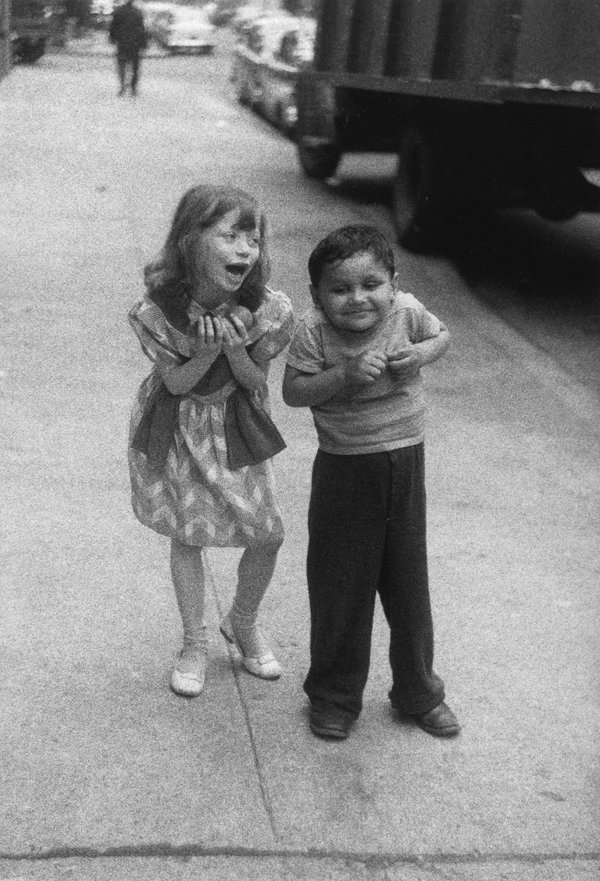
#> input picture strip_register_test/kids.jpg, 600 x 881 px
$ python test.py   (older library calls are emulated)
#> lines starting #> are read from the running program, lines starting #| are printed output that depends on the picture
from octopod import utils
import numpy as np
from scipy.misc import imread
from matplotlib import pyplot as plt

#im = np.load('../../raster_tools/images/grass.npy')
im = imread('./kids.jpg')
#> im is the input picture: shape (881, 600); min 12, max 255, mean 135.5

ref = im[200:500,100:400]
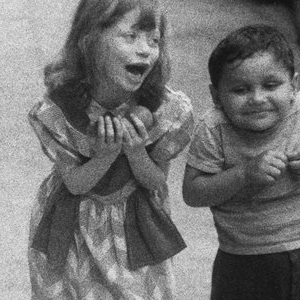
#> ref: shape (300, 300); min 15, max 243, mean 113.9
tar = im[201:501,102:402]
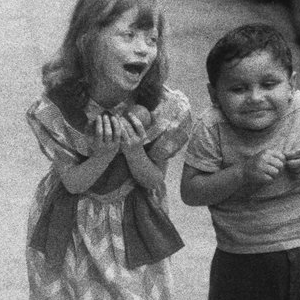
#> tar: shape (300, 300); min 15, max 243, mean 113.3

plt.figure()
plt.subplot(1,2,1)
plt.imshow(ref,interpolation='none',cmap='gray')
plt.title('reference')
plt.subplot(1,2,2)
plt.imshow(tar,interpolation='none',cmap='gray')
plt.title('target')
plt.show()
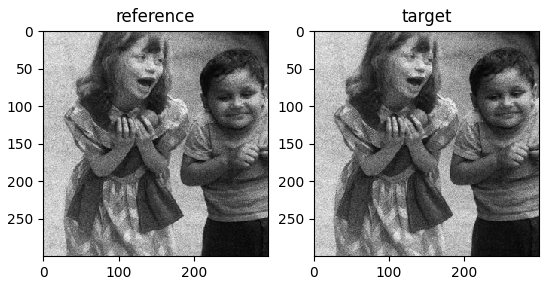
#> figure drawn by matplotlib, 2 panels

#> (the run stopped early here; a loop or call above may not have finished)
